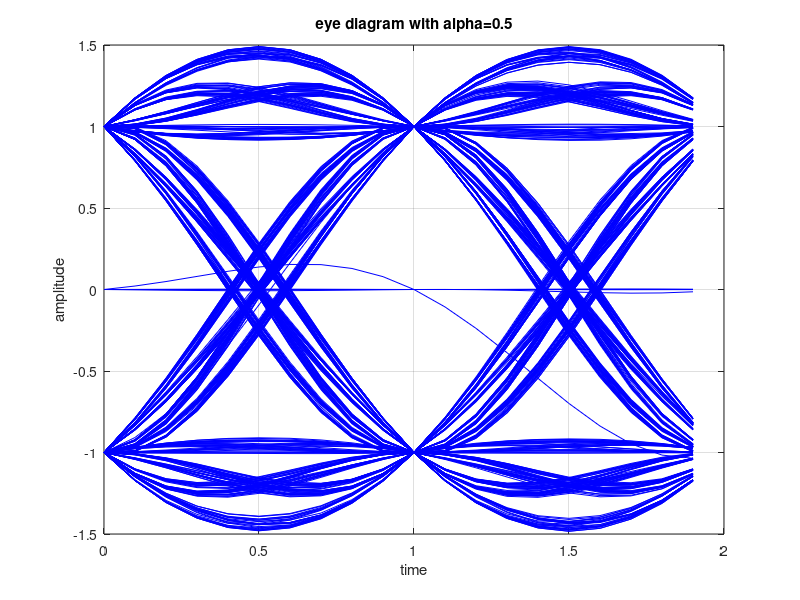
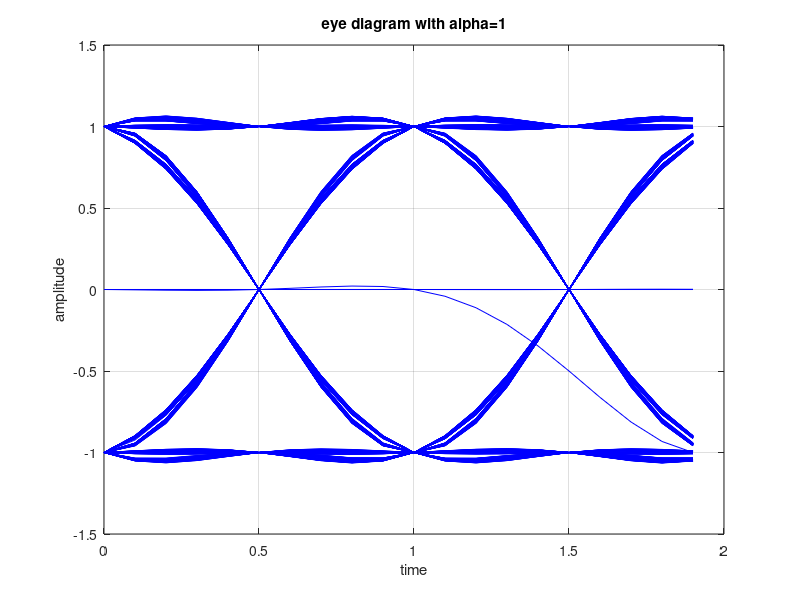

MATLAB code to generate these figures, in order:
%%%%%%%%%%%%%%%%%%%%%%%%%%%%%%%%%%%%%%%%%%%%%
% Creative Commons
% Attribution-Noncommercial 2.5 India
% You are free:
% to Share — to copy, distribute and transmit the work
% to Remix — to adapt the work
% Under the following conditions:
% Attribution. You must attribute the work in the manner 
% specified by the author or licensor (but not in any way 
% that suggests that they endorse you or your use of the work). 
% Noncommercial. You may not use this work for commercial purposes. 
% For any reuse or distribution, you must make clear to others the 
% license terms of this work. The best way to do this is with a 
% link to this web page.
% Any of the above conditions can be waived if you get permission 
% from the copyright holder.
% Nothing in this license impairs or restricts the author's moral rights.
% http://creativecommons.org/licenses/by-nc/2.5/in/

% Checked for proper operation with Octave Version 3.0.0
% Author	: Krishna
% Email		: krishna@dsplog.com
% Version	: 1.1
% Date		: 25 May 2008
% Details	: Corrected the 
% Version	: 1.0
% Date		: 30 April 2008
% %%%%%%%%%%%%%%%%%%%%%%%%%%%%%%%%%%%%%%%%%%%%%%%%%%%%%%%%%%

% Script for plotting the eye diagram where transmit filtering
% is performed by raised cosine filtering with alpha=0.5, alpha=1.

clear all
N  = 10^3; % number of symbols
am = 2*(rand(1,N)>0.5)-1 + j*(2*(rand(1,N)>0.5)-1); % generating random binary sequence
fs = 10; % sampling frequency in Hz

% defining the sinc filter
sincNum = sin(pi*[-fs:1/fs:fs]); % numerator of the sinc function
sincDen = (pi*[-fs:1/fs:fs]); % denominator of the sinc function
sincDenZero = find(abs(sincDen) < 10^-10);
sincOp = sincNum./sincDen;
sincOp(sincDenZero) = 1; % sin(pix/(pix) =1 for x =0

% raised cosine filter
alpha = 0.5;
cosNum = cos(alpha*pi*[-fs:1/fs:fs]);
cosDen = (1-(2*alpha*[-fs:1/fs:fs]).^2);
cosDenZero = find(abs(cosDen)<10^-10);
cosOp = cosNum./cosDen;
cosOp(cosDenZero) = pi/4;

gt_alpha5 = sincOp.*cosOp;

alpha = 1;
cosNum = cos(alpha*pi*[-fs:1/fs:fs]);
cosDen = (1-(2*alpha*[-fs:1/fs:fs]).^2);
cosDenZero = find(abs(cosDen)<10^-10);
cosOp = cosNum./cosDen;
cosOp(cosDenZero) = pi/4;
gt_alpha1 = sincOp.*cosOp;

% upsampling the transmit sequence 
amUpSampled = [am;zeros(fs-1,length(am))];
amU = amUpSampled(:).';

% filtered sequence
st_alpha5 = conv(amU,gt_alpha5);
st_alpha1 = conv(amU,gt_alpha1);

% taking only the first 10000 samples 
st_alpha5 = st_alpha5([1:10000]);
st_alpha1 = st_alpha1([1:10000]);

st_alpha5_reshape = reshape(st_alpha5,fs*2,N*fs/20).';
st_alpha1_reshape = reshape(st_alpha1,fs*2,N*fs/20).';

close all
figure;
plot([0:1/fs:1.99],real(st_alpha5_reshape).','b');   
title('eye diagram with alpha=0.5');
xlabel('time')
ylabel('amplitude') 
axis([0 2 -1.5 1.5])
grid on

figure;
plot([0:1/fs:1.99],real(st_alpha1_reshape).','b');  
title('eye diagram with alpha=1') 
xlabel('time')
ylabel('amplitude') 
axis([0 2 -1.5 1.5 ])
grid on